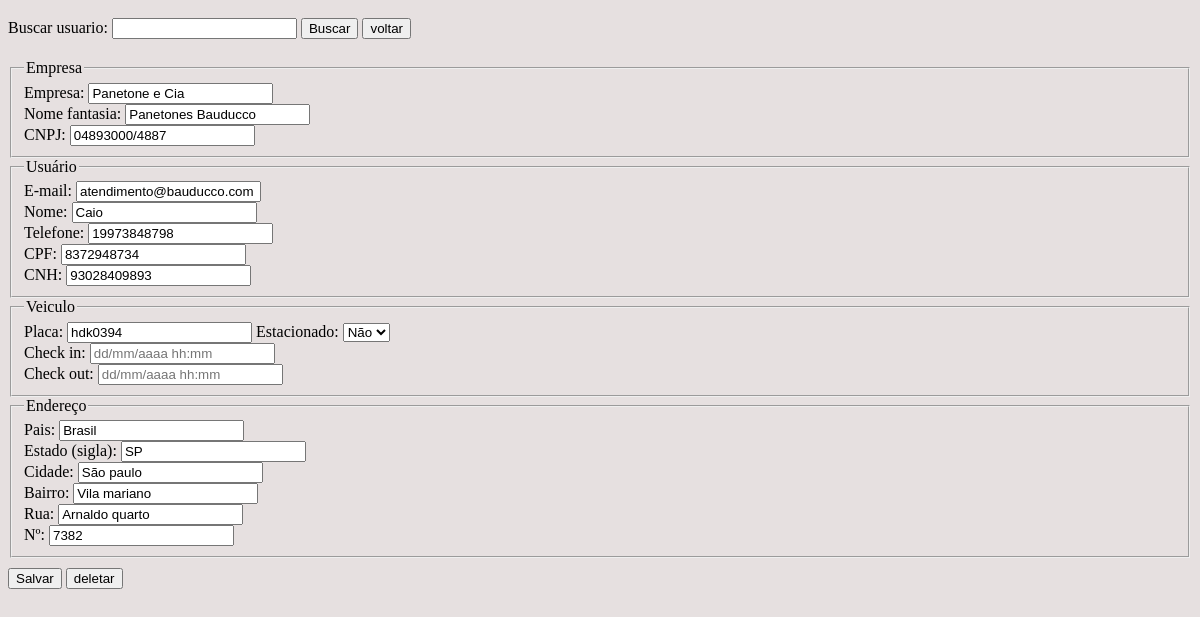
Screenshot of /editar.php?pesq=2 (signed in) with the database file from the repository.
### tables this page shows
CREATE TABLE `usuario` (
  `id_usuario` int(11) NOT NULL AUTO_INCREMENT,
  `email` varchar(30) NOT NULL,
  `senha` varchar(255) NOT NULL,
  `nome` varchar(30) NOT NULL,
  `CPF` varchar(13) NOT NULL,
  `CNH` varchar(13) NOT NULL,
  `telefone` varchar(15) NOT NULL,
  `tipo_usuario` enum('admin','user') NOT NULL DEFAULT 'user',
  PRIMARY KEY (`id_usuario`),
  UNIQUE KEY `email` (`email`)
);

CREATE TABLE `compania` (
  `id_compania` int(11) NOT NULL AUTO_INCREMENT,
  `nome` varchar(30) NOT NULL,
  `nome_fantasia` varchar(30) NOT NULL,
  `cnpj` varchar(14) NOT NULL,
  `id_usuario` int(11) NOT NULL,
  PRIMARY KEY (`id_compania`),
  KEY `id_usuario` (`id_usuario`)
);

CREATE TABLE `carro` (
  `id` int(11) NOT NULL AUTO_INCREMENT,
  `placa` varchar(7) NOT NULL,
  `estacionado` enum('true','false') NOT NULL,
  `checkin` varchar(18) NOT NULL,
  `checkout` varchar(18) NOT NULL,
  `id_usuario` int(11) NOT NULL,
  PRIMARY KEY (`id`),
  KEY `id_usuario` (`id_usuario`),
  CONSTRAINT `carro_ibfk_1` FOREIGN KEY (`id_usuario`) REFERENCES `usuario` (`id_usuario`)
);

CREATE TABLE `endereco` (
  `id_endereco` int(11) NOT NULL AUTO_INCREMENT,
  `pais` varchar(20) NOT NULL DEFAULT 'Brasil',
  `estado` varchar(3) NOT NULL DEFAULT 'SP',
  `cidade` varchar(30) NOT NULL,
  `bairro` varchar(30) NOT NULL,
  `rua` varchar(30) NOT NULL,
  `numero` varchar(6) NOT NULL,
  `pk_compania` int(11) NOT NULL,
  PRIMARY KEY (`id_endereco`),
  KEY `pk_compania` (`pk_compania`),
  CONSTRAINT `endereco_ibfk_1` FOREIGN KEY (`pk_compania`) REFERENCES `compania` (`id_compania`)
);

### formularioAtl.php (the view, shortened to what this page needs)
<div class="container">
    <form name="cadastro" method="POST" action="<?php echo htmlentities($_SERVER['PHP_SELF'])?>">
        <fieldset>
                <legend>Empresa</legend>
                <label for="nomeEmp">Empresa: </label>
                <input id="nomeEmp" type="text" name="empresa" minlength="3" maxlength="30" value="<?php echo $row['empNome']?>"/><br/>
                <label for="nomeFant">Nome fantasia: </label>
                <input id="nomeFant" type="text" name="nome_fantasia" minlength="3" maxlength="30" value="<?php echo $row['fantasia']?>"/><br/>
                <label for="cnpj">CNPJ: </label>
                <input id="cnpj" type="text" name="cnpj" maxlength="14" value="<?php echo $row['cnpj']?>"/><br/>
        </fieldset>
        <fieldset>
                <legend>Usuário</legend>
                <label for="email">E-mail: </label>
                <input id="email" type="email" name="email" minlength="10" maxlength="50" value="<?php echo $row['email']?>"/><br/>
                <label for="nome">Nome: </label>
                <input id="nome" type="text" name="nome" minlength="3" maxlength="12" value="<?php echo $row['usNome']?>"/><br/>
                <label for="telefone">Telefone: </label>
                <input id="telefone" type="tel" name="telefone" minlength="10" maxlength="14" value="<?php echo $row['telefone']?>"/><br/>
                <label for="cpf">CPF: </label>
                <input id="cpf" type="number" name="cpf" minlength="11" maxlength="12" value="<?php echo $row['cpf']?>"/><br/>
                <label for="cnh">CNH: </label>
                <input id="cnh" type="number" name="cnh" maxlength="14" value="<?php echo $row['cnh']?>"/><br/>
        </fieldset>
        <fieldset>
            <legend>Veiculo</legend>
            <label for="placa">Placa: </label>
            <input id="placa" type="text" name="placa" maxlength="7" value="<?php echo $row['placa']?>"/>
            <label for="estacionado">Estacionado: </label>
            <select name="estacionado" id="estacionado">
                <option value="false" <?php if($row['estacionado'] == 'false') echo 'selected';?>>Não</option>
            </select><br/>
            <label for="placa">Check in: </label>
            <input id="placa" type="text" name="checkIn" maxlength="18" value="<?php echo $row['checkIn']?>" placeholder="dd/mm/aaaa hh:mm"/><br/>
            <label for="placa">Check out: </label>
            <input id="placa" type="text" name="checkOut" maxlength="18" value="<?php echo $row['checkOut']?>" placeholder="dd/mm/aaaa hh:mm"/><br/>
        </fieldset>
        <fieldset>
                <legend>Endereço</legend>
                <label for="pais">Pais: </label>
                <input id="pais" type="text" name="pais" minlength="3" maxlength="20" value="<?php echo $row['pais']?>"/><br/>
                <label for="estado">Estado (sigla): </label>
                <input id="estado" type="text" name="estado" minlength="1" maxlength="2" value="<?php echo $row['estado']?>"/><br/>
                <label for="cidade">Cidade: </label>
                <input id="cidade" type="text" name="cidade" minlength="3" maxlength="30" value="<?php echo $row['cidade']?>"/><br/>
                <label for="bairo">Bairro: </label>
                <input id="bairo" type="text" name="bairro" minlength="3" maxlength="30" value="<?php echo $row['bairro']?>"/><br/>
                <label for="rua">Rua: </label>
                <input id="rua" type="text" name="rua" minlength="3" maxlength="30" value="<?php echo $row['rua']?>"/><br/>
                <label for="n">Nº: </label>
                <input id="n" type="number" name="numero" minlength="3" maxlength="6" value="<?php echo $row['numero']?>"/><br/>
        </fieldset>
        <input type="submit" id="salvar" name="salvar" value="Salvar" class="form button"/>
        <input type="submit" id="deletar" name="deletar" value="deletar" class="form button"/>
    </form>
</div>

### estilo/estilo.css (style rules this page uses)
Body { background-color: rgb(230, 224, 224); overflow:hidden; }
.button { margin-top: 10px; }

### rows the page displays
usuario: empresa "Panetone e Cia", nome_fantasia "Panetones Bauducco", cnpj "04893000/4887", email "atendimento@bauducco.com", nome "Caio", telefone "19973848798", cpf "8372948734", cnh "93028409893", placa "hdk0394", pais "Brasil", estado "SP", cidade "São paulo", bairro "Vila mariano", rua "Arnaldo quarto", numero "7382"
carro: estacionado "Não"
